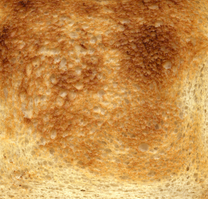
%> input picture Project3/toast.png, 208 x 199 px, shrunk from 297 x 284 before the run
$ octave exptrans.m   (GNU Octave 9; MATLAB toolbox functions it lacks are replaced by stand-ins)
%> lines starting %> are read from the running program, lines starting %| are printed output that depends on the picture
### Project3/transfer.m
function out_image = transfer(in_image, constraint, alpha, minpath)

X = double(in_image);

blocksize = round(min(size(X,1),size(X,2))*.1);
overlap = round(blocksize / 6);
minimum_error = 0.01;

W = zeros(size(constraint,1)+blocksize+overlap, size(constraint,2)+blocksize+overlap, 3);
W(1:size(constraint,1), 1:size(constraint,2), :) = double(constraint);

Y = zeros(size(W,1), size(W,2), 3);

m = ceil(size(W,1)/blocksize);
n = ceil(size(W,2)/blocksize);

for i=1:m+3
    for j=1:n+2
        startI = (i-1)*blocksize - (i-1) * overlap + 1;
        startJ = (j-1)*blocksize - (j-1) * overlap + 1;
        endI = startI + blocksize - 1;
        endJ = startJ + blocksize - 1;

        errors_of_all_patches = zeros(size(X,1)-blocksize, size(X,2)-blocksize);

        if (i == 1 && j == 1)
            errors_of_all_patches = (1-alpha)*ssd(X,W(startI:endI, startJ:endJ, 1:3));
        end;

        if (j > 1)
            A = ssd(X, Y(startI:endI, startJ:startJ+overlap-1, 1:3));
            Btemp = ssd(X,W(startI:endI, startJ:endJ, 1:3));
            B = zeros(size(A,1), size(A,2));
            B(1:size(Btemp,1),1:size(Btemp,2),:) = Btemp;

            errors_of_all_patches = alpha*A + (1-alpha)*B;

            errors_of_all_patches = errors_of_all_patches(1:end, 1:end-blocksize+overlap);
        end;

        if (i > 1)
            A = ssd(X, Y(startI:startI+overlap-1, startJ:endJ, 1:3));
            Btemp = ssd(X,W(startI:endI, startJ:endJ, 1:3));
            B = zeros(size(A,1), size(A,2));
            B(1:size(Btemp,1),1:size(Btemp,2),:) = Btemp;

            Z = alpha*A + (1-alpha)*B;
            Z = Z(1:end-blocksize+overlap, 1:end);
            if (j > 1)
                errors_of_all_patches = errors_of_all_patches + Z;
            else
                errors_of_all_patches = Z;
            end;
        end;

        if (i > 1 && j > 1)
            A = ssd(X, Y(startI:startI+overlap-1, startJ:startJ+overlap-1, 1:3));
            Btemp = ssd(X,W(startI:endI, startJ:endJ, 1:3));
            B = zeros(size(A,1), size(A,2));
            B(1:size(Btemp,1),1:size(Btemp,2),:) = Btemp;

            Z = alpha*A + (1-alpha)*B;
            Z = Z(1:end-blocksize+overlap, 1:end-blocksize+overlap);
            errors_of_all_patches = errors_of_all_patches - Z;
        end;

        best = min(errors_of_all_patches(:));
        candidates = find(errors_of_all_patches(:) <= (1+minimum_error)*best);

        idx = candidates(ceil(rand(1)*length(candidates)));

        [sub(1), sub(2)] = ind2sub(size(errors_of_all_patches), idx);

        if (minpath)
            mask = ones(blocksize, blocksize);

            if (j > 1)
                E = (X(sub(1):sub(1)+blocksize-1, sub(2):sub(2)+overlap-1) - Y(startI:endI, startJ:startJ+overlap-1)).^2;
                C = mincut(E, 0);
                mask(1:end, 1:overlap) = double(C >= 0);
            end;

            if (i > 1)
                E = (X(sub(1):sub(1)+overlap-1, sub(2):sub(2)+blocksize-1) - Y(startI:startI+overlap-1, startJ:endJ)).^2;
                C = mincut(E, 1);
                mask(1:overlap, 1:end) = mask(1:overlap, 1:end) .* double(C >= 0);
            end;

            if (i == 1 && j == 1)
                Y(startI:endI, startJ:endJ, 1:3) = X(sub(1):sub(1)+blocksize-1, sub(2):sub(2)+blocksize-1, 1:3);
            else
                Y(startI:endI, startJ:endJ, :) = filtered_write(Y(startI:endI, startJ:endJ, :), ...
                    X(sub(1):sub(1)+blocksize-1, sub(2):sub(2)+blocksize-1, :), mask);
            end;

        else
            Y(startI:endI, startJ:endJ, 1:size(X,3)) = X(sub(1):sub(1)+blocksize-1, sub(2):sub(2)+blocksize-1, 1:size(X,3));
        end;
        image(uint8(Y));
        drawnow;
    end;
end;

out_image = uint8(Y);
out_image = out_image(1:size(constraint,1),1:size(constraint,2),:);
imshow(out_image);


% [4 lines left out: function filtered_write, not called in this run]

function Z = ssd(X, Y)

K = ones(size(Y,1), size(Y,2));

for k=1:size(X,3),
    A = X(:,:,k);
    B = Y(:,:,k);

    a2 = filter2(K, A.^2, 'valid');
    b2 = sum(sum(B.^2));
    ab = filter2(B, A, 'valid').*2;

    if( k == 1 )
        Z = ((a2 - ab) + b2);
    else
        Z = Z + ((a2 - ab) + b2);
    end;
end;

### Project3/exptrans.m
texture = imread('toast.png');
%> texture is the input picture: size 199x208x3 uint8; mean R, G, B 199.7, 142.2, 73.8
constraint = imread('efros.jpg');
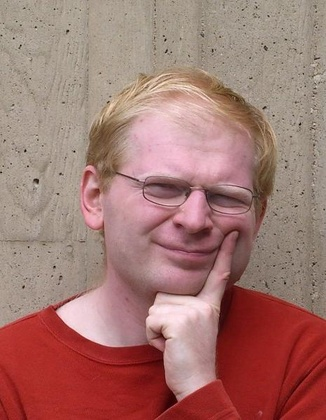
%> input picture Project3/efros.jpg, 326 x 420 px, shrunk from 465 x 600 before the run
%> constraint is the input picture: size 420x326x3 uint8; mean R, G, B 163.3, 119.1, 112.6
alpha = 1;

while 1-alpha < 1
   trans = transfer(texture,constraint, 1-alpha,1);
%> in transfer, `W(1:size(constraint,1), 1:size(constraint,2), :) = double(constraint);`:
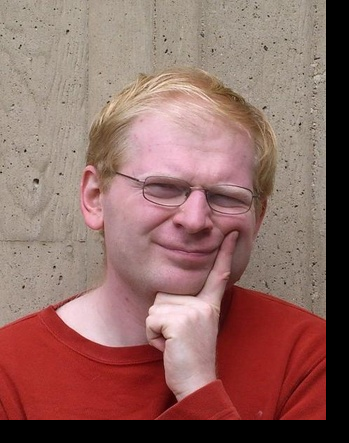
%> W: size 443x349x3 double; mean R, G, B 144.6, 105.5, 99.7
%> the loop in ssd, `for k=1:size(X,3),` made 3 passes
%> b2 on passes 1 to 3: 10858618, 9578324, 7920028
%> pass 1, in ssd, `A = X(:,:,k);`:
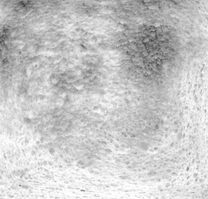
%> A: size 199x208 double; min 66, max 255, mean 199.7
%> pass 1, in ssd, `a2 = filter2(K, A.^2, 'valid');`:
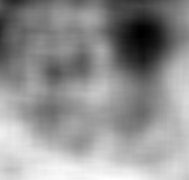
%> a2: size 180x189 double; min 6159548, max 23548299, mean 16122670; drawn with min black and max white
%> pass 1, in ssd, `ab = filter2(B, A, 'valid').*2;`:
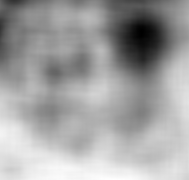
%> ab: size 180x189 double; min 16145270, max 31928546, mean 26166776.3; drawn with min black and max white
%> after the loop in ssd, `for k=1:size(X,3),`:
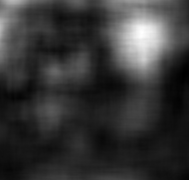
%> Z: size 180x189 double; min 2242070, max 10585434, mean 4026797.9; drawn with min black and max white
%> in transfer, `best = min(errors_of_all_patches(:));`: best = 2242070
%> in transfer, `candidates = find(errors_of_all_patches(:) <= (1+minimum_error)*best);`: candidates = [33013; 33014; 33015; 33016; 33017; 33194; 33195; 33197; 33374; 33553]
%> in transfer, `Y(startI:endI, startJ:endJ, 1:3) = X(sub(1):sub(1)+blocksize-1, sub(2)..`:
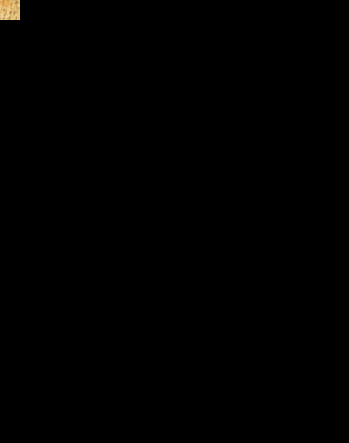
%> Y: size 443x349x3 double; mean R, G, B 0.6, 0.5, 0.3
%> (the run ends here)
